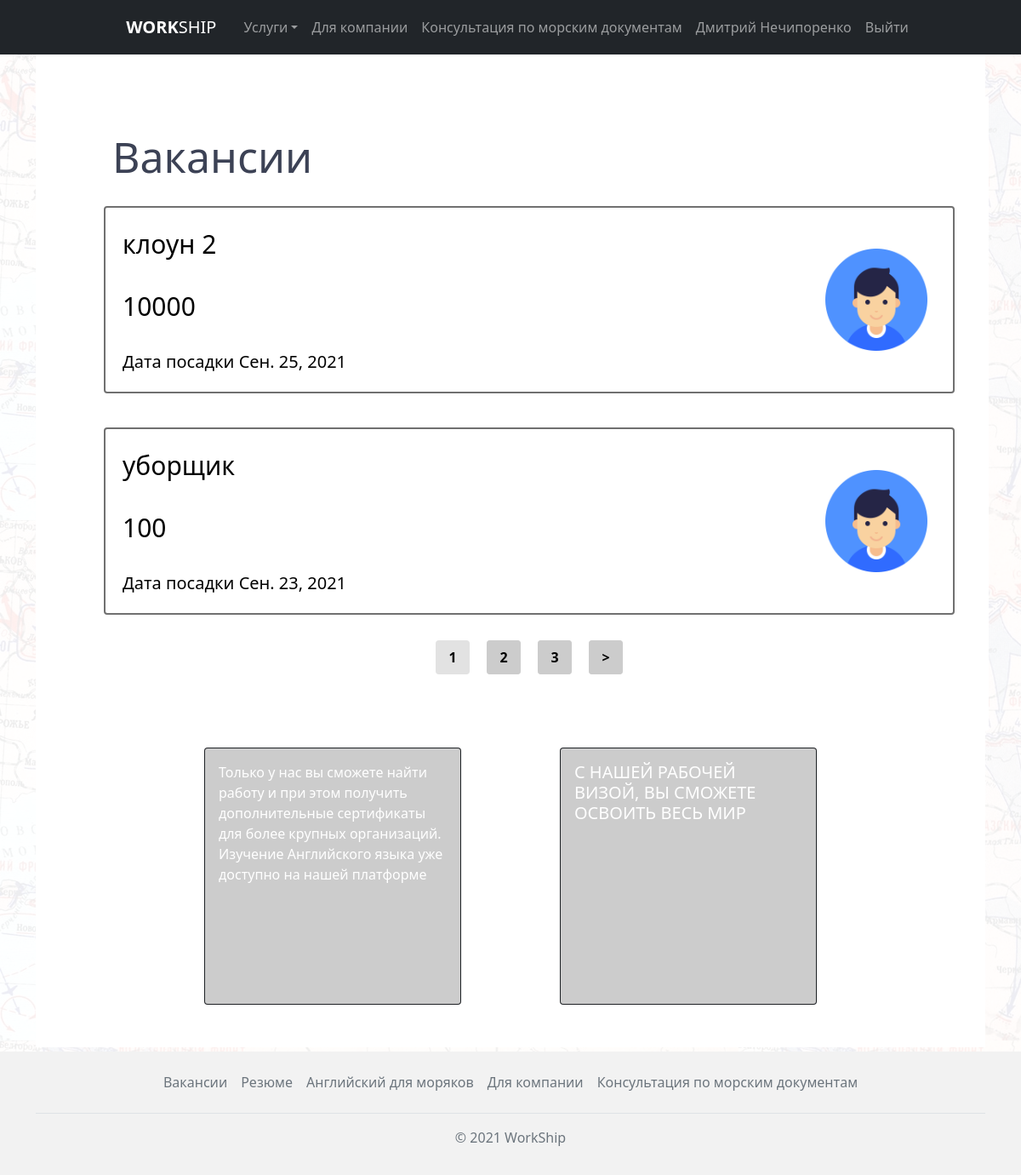
Screenshot of /vacancies/ (signed in) with the database file from the repository.
### vacancies/models.py (models this page shows, shortened)
class Vacancy(models.Model):
    user = models.ForeignKey(User, on_delete=models.CASCADE)
    title = models.CharField('Должность', max_length=255)
    salary = models.CharField('Зарплата', max_length=255)
    vessel_type = models.CharField('Тип судна', max_length=255, default="")
    date_start = models.DateField('Дата посадки')
    landing = models.CharField('Место посадки', max_length=255, default="")
    contract_term = models.CharField('Срок контракта', max_length=255, default="")
    image = models.ImageField(verbose_name='Изображение', upload_to=image_directory_path, storage=image_storage, default='defaultuser.png')
    time_create = models.DateTimeField('Дата создания', auto_now_add=True, null=True)
    time_update = models.DateTimeField('Дата изменения', auto_now=True, null=True)
    is_published = models.BooleanField('Публикация', default=True)
    def get_absolute_url(self):
        return reverse('vacancies_detail', kwargs={'vacancy_id': self.pk})
    class Meta:
        verbose_name = 'Вакансия'
        verbose_name_plural = 'Вакансии'
        ordering = ['-time_create', 'title']

### vacancies/views.py (the view)
# urls.py: path('', vacancies_home.as_view(), name='vacancies_home'),
class vacancies_home(DataMixin, ListView):
    paginate_by = 2
    model = Vacancy
    template_name = "vacancies/vacancies_home.html"
    context_object_name = 'vacancies'
    def get_context_data(self, *, object_list=None, **kwargs):
        context = super().get_context_data(**kwargs)
        c_def = self.get_user_context(title="Вакансии")
        return dict(list(context.items()) + list(c_def.items()))
    def get_queryset(self):
        return Vacancy.objects.filter(is_published=True)

### vacancies/utils.py (called while the page is built)
    def get_user_context(self, **kwargs):
        context = kwargs
        return context

### vacancies/templates/vacancies/vacancies_home.html (shortened to what this page needs)
{% extends 'main/layout.html' %}
{% block content %}
<div class="container">
      <div class="wrapper">
        <div class="vacancies">
          <div class="vacancies__header">
            <h2>Вакансии</h2>
          </div>
          <div class="vacancies__container">
            {% if vacancies %}
              {% for vacancy in vacancies %}
             <a href="{{ vacancy.get_absolute_url }}">
                <div class="vacancy">
                  <div class="vacancy__title">{{ vacancy.title }}</div>
                  <div class="vacancy__salary">{{ vacancy.salary }}</div>
                  <div class="vacancy__date">Дата посадки {{ vacancy.date_start }}</div>
                  <div class="vacancy__logo"><img class="rounded img-fluid" src="{{vacancy.image.url}}" alt=""></div>
                </div>
             </a>
              {% endfor %}
            {% else %}
              <p>Вакансий не обнаружено</p>
            {% endif %}
          </div>
          {% if page_obj.has_other_pages %}
          <nav class="vacancies__pages">
            <ul>
              {% for p in paginator.page_range %}
                {% if page_obj.number == p %}
                  <li>{{ p }}</li>
                {% elif p >= page_obj.number|add:-3 and p <= page_obj.number|add:3 %}
                  <li><a href="?page={{ p }}" >{{ p }}</a></li>
                {% endif %}
              {% endfor %}
              {% if page_obj.has_next %}
              <li><a href="?page={{ page_obj.next_page_number }}" >&gt;</a></li>
              {% endif %}
            </ul>
          </nav>
          {% endif %}
        </div>
        <div class="slider_index">
          <div class="slider_index__container">
            <div class="card bg-dark text-white">
                <img src="https://via.placeholder.com/300x300" class="card-img" alt="...">
                <div class="card-img-overlay">
                <p class="card-text">Только у нас вы сможете найти работу и при этом получить
                дополнительные сертификаты для более крупных организаций.
                Изучение Английского языка уже доступно на нашей платформе</p>
                </div>
            </div>
            <div class="card bg-dark text-white">
                <img src="https://via.placeholder.com/300x300" class="card-img" alt="...">
                <div class="card-img-overlay">
                <h5 class="card-title">С НАШЕЙ РАБОЧЕЙ ВИЗОЙ, ВЫ СМОЖЕТЕ ОСВОИТЬ ВЕСЬ МИР</h5>
                </div>
            </div>
          </div>
        </div>
      </div>
</div>
{% endblock %}

### main/templates/main/layout.html (shortened to what this page needs)
{% load static %}
<!DOCTYPE html>
<html lang="en">
  <head>
    <link rel="stylesheet" href="https://use.fontawesome.com/releases/v5.15.4/css/all.css">
    <link href="https://cdn.jsdelivr.net/npm/bootstrap@5.1.1/dist/css/bootstrap.min.css" rel="stylesheet">
    <link rel="stylesheet" href="{%  static 'main/style/css/style.css' %}">
  </head>
  <body>
  <div class="bg-map">
    <header class="p-1 bg-dark text-white">
      <div class="container">
        <nav class="navbar sticky-top navbar-expand-lg navbar-dark bg-dark justify-content-md-center">
          <div class="d-flex flex-wrap">
            <a href="{% url 'home' %}" class="navbar-brand h5 d-flex align-items-center mb-2 mb-lg-0 mx-4 text-white text-decoration-none"> <b>WORK</b>SHIP</a>
            <div class="collapse navbar-collapse" id="navbarSupportedContent">
              <ul class="navbar-nav me-auto mb-2 mb-lg-0">
                <li class="nav-item dropdown"><a class="nav-link dropdown-toggle" href="#" id="navbarDropdown" role="button" data-bs-toggle="dropdown" aria-expanded="false">Услуги</a>
                </li>
                <li class="nav-item"><a class="nav-link" href="{% url 'company_home' %}">Для компании</a></li>
                <li class="nav-item"><a class="nav-link" href="{% url 'seaman_home' %}">Консультация по морским документам</a></li>
                {% if request.user.is_authenticated %}
                  {% if request.user.is_staff %}
                    <li class="nav-item"><a class="nav-link" href="{% url 'admin:index' %}">{{ request.user.get_full_name}}</a></li>
                  {% else %}
                    <li class="nav-item"><a class="nav-link" href="{% url 'personal_account_home' %}">{{ request.user.get_full_name}}</a></li>
                  {% endif %}
                  <li class="nav-item"><a class="nav-link" href="{% url 'logout' %}">Выйти</a></li>
                {% else %}
                  <li class="nav-item"><a class="nav-link" href="{% url 'login' %}">Авторизация</a></li>
                {% endif %}
              </ul>
            </div>
        </nav>
      </div>
    </header>
<main>
    {% block content %}
    {% endblock %}
</main>
    <footer class="footer py-3" style="position: absolute; bottom: 0; width: 100%">
      <div class="container">
        <ul class="nav justify-content-center border-bottom pb-3 mb-3">
          <li class="nav-item"><a href="#" class="nav-link px-2 text-muted">Вакансии</a></li>
          <li class="nav-item"><a href="#" class="nav-link px-2 text-muted">Резюме</a></li>
          <li class="nav-item"><a href="#" class="nav-link px-2 text-muted">Английский для моряков</a></li>
          <li class="nav-item"><a href="#" class="nav-link px-2 text-muted">Для компании</a></li>
          <li class="nav-item"><a href="#" class="nav-link px-2 text-muted">Консультация по морским документам</a></li>
        </ul>
        <p class="text-center text-muted">© 2021 WorkShip</p>
      </div>
    </footer>
      </div>
  </body>
</html>

### main/static/main/style/css/style.css (style rules this page uses)
* { padding: 0; margin: 0; -webkit-box-sizing: border-box; box-sizing: border-box; font-family: "Segoe UI", Tahoma, Geneva, Verdana, sans-serif; scroll-behavior: smooth; }
html, body { height: 100%; }
html main, body main { height: 100%; padding-bottom: 150px; }
footer { background-color: #f2f2f2; }
.wrapper { padding: 40px; height: 100%; background-color: #fff; }
.bg-map { position: relative; min-height: 100%; }
.bg-map::after { content: ""; background: url(../../img/map1942.jpg); background-repeat: repeat; -webkit-background-size: auto auto; background-size: auto; opacity: 0.07; top: 0; left: 0; right: 0; bottom: 0; position: absolute; z-index: -10; }
.vacancies { display: block; width: 1080px; margin: 10px auto; padding: 40px; background-color: #fff; }
.vacancies__header h2 { font-weight: 400; font-size: 50px; margin-left: 10px; color: #3c4255; }
.vacancies__container { display: -webkit-box; display: -webkit-flex; display: -ms-flexbox; display: flex; -webkit-box-orient: vertical; -webkit-box-direction: normal; -webkit-flex-direction: column; -ms-flex-direction: column; flex-direction: column; -webkit-box-pack: justify; -webkit-justify-content: space-between; -ms-flex-pack: justify; justify-content: space-between; }
.vacancies__container a { display: block; text-decoration: none; color: initial; width: 100%; height: 220px; margin: 20px 0; -webkit-transition: 0.2s; -o-transition: 0.2s; transition: 0.2s; }
.vacancies__container .vacancy { position: relative; display: -webkit-box; display: -webkit-flex; display: -ms-flexbox; display: flex; -webkit-box-orient: vertical; -webkit-box-direction: normal; -webkit-flex-direction: column; -ms-flex-direction: column; flex-direction: column; -webkit-box-pack: justify; -webkit-justify-content: space-between; -ms-flex-pack: justify; justify-content: space-between; width: 100%; height: 100%; border: 2px solid #707070; -webkit-border-radius: 4px; border-radius: 4px; padding: 20px; }
.vacancies__container .vacancy__title, .vacancies__container .vacancy__salary { font-size: 30px; }
.vacancies__container .vacancy__date { font-size: 20px; }
.vacancies__container .vacancy__logo { position: absolute; right: 30px; top: 50%; -webkit-transform: translateY(-50%); -ms-transform: translateY(-50%); transform: translateY(-50%); width: 120px; height: 120px; }
.vacancies__container .vacancy__logo img { width: 100%; }
.vacancies__pages ul { display: -webkit-box; display: -webkit-flex; display: -ms-flexbox; display: flex; -webkit-box-pack: center; -webkit-justify-content: center; -ms-flex-pack: center; justify-content: center; list-style: none; padding: 0; }
.vacancies__pages ul li { display: block; margin: 10px; width: 40px; height: 40px; background-color: #e2e2e2; text-decoration: none; text-align: center; line-height: 40px; color: #000; font-weight: bold; -webkit-border-radius: 4px; border-radius: 4px; }
.vacancies__pages ul li a { display: block; width: 100%; height: 100%; -webkit-transition: color 0.2s; -o-transition: color 0.2s; transition: color 0.2s; background-color: #ccc; text-decoration: none; text-align: center; line-height: 40px; color: #000; font-weight: bold; -webkit-border-radius: 4px; border-radius: 4px; }
.slider_index { width: 100%; padding: 10px 100px; display: -webkit-box; display: -webkit-flex; display: -ms-flexbox; display: flex; }
.slider_index__container { display: -webkit-box; display: -webkit-flex; display: -ms-flexbox; display: flex; width: 100%; -webkit-justify-content: space-around; -ms-flex-pack: distribute; justify-content: space-around; }

### rows the page displays
Vacancy: title "клоун 2", salary "10000", date_start "Сен. 25, 2021", image (placeholder picture)
Vacancy: title "уборщик", salary "100", date_start "Сен. 23, 2021", image (placeholder picture)

### other values shown
{{ request.user.get_full_name }} "Дмитрий Нечипоренко"
{{ p }} "1"
{{ p }} "2" "3"
